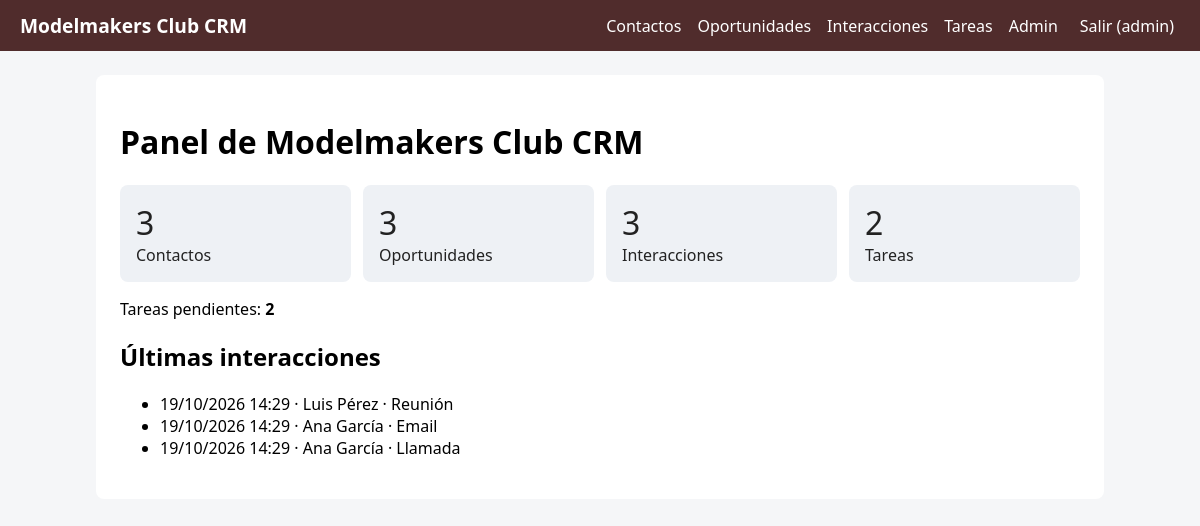
Before: / (signed in) with the older database file.
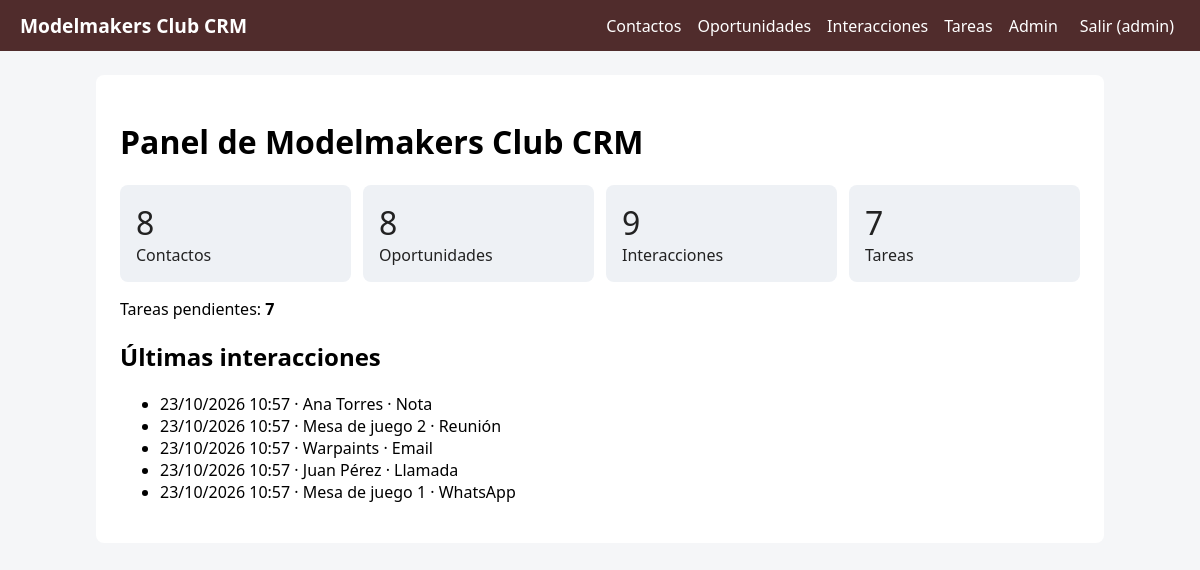
After: the same page with the newer database file.
### interacciones/models.py (models this page shows, shortened)
class Interaccion(models.Model):
    CANALES = [
        ('llamada', 'Llamada'),
        ('email', 'Email'),
        ('reunion', 'Reunión'),
        ('nota', 'Nota'),
        ('whatsapp', 'WhatsApp')
    ]
    contacto = models.ForeignKey(
        'contactos.Contacto',
        on_delete=models.CASCADE,
        related_name='interacciones'
    )
    canal = models.CharField(
        max_length=20,
        choices=CANALES,
        default='nota'
    )
    resumen = models.TextField()
    fecha = models.DateTimeField(default=timezone.now)
    autor = models.ForeignKey(
        'auth.User',
        on_delete=models.SET_NULL,
        null=True,
        blank=True
    )
    class Meta:
        ordering = ['-fecha']
        verbose_name_plural = 'interacciones'

### contactos/models.py (models this page shows)
class Contacto(models.Model):
    TIPOS = [
        ('socio', 'Socio'),
        ('jugador', 'Jugador Habitual'),
        ('modelista','Pintor / Modelista'),
        ('proveedor', 'Proveedor / Marca'),
        ('cliente', 'Cliente casual'),
        ('mesa', "Mesa de juego"),
        ('otro','Otro')
    ]
    nombre = models.CharField(max_length=120)                        # Texto corto. max_length es OBLIGATORIO
    tipo = models.CharField(max_length=20, choices=TIPOS, default='cliente')  # choices -> desplegable en formularios
    email = models.EmailField(blank=True)                            # blank=True -> se puede dejar vacío
    telefono = models.CharField(max_length=30, blank=True)           # Teléfono como texto (admite +34, espacios)
    notas = models.TextField(blank=True, max_length=500)             # Texto largo
    creado = models.DateTimeField(auto_now_add=True)                 # auto_now_add -> fecha de creación automática
    cuota_mensual = models.BooleanField(default=False, verbose_name="Cuota mensual", help_text="Marca si el socio ha pagado la mensualidad de la asociación")  # Booleano con etiqueta y ayuda
    sistema_preferido = models.CharField(max_length=100, blank=True, verbose_name="Sistema de juego preferido", help_text="P.ej. Warhammer 40k, Age of Sigmar, Star Wars X-Wing, etc.")  # Campo adicional para el sistema de juego preferido
    class Meta:
        ordering = ['nombre']              # Orden por defecto. '-campo' = descendente
    def __str__(self):
        return self.nombre                 # Cómo se muestra el objeto en admin, desplegables, títulos

### core/views.py (the view)
# urls.py: path('', views.inicio, name='inicio'),
@login_required   # Sin sesión iniciada -> redirige al login
def inicio(request):
    resumen = []
    for app, modelo, etiqueta in [('contactos', 'Contacto', 'Contactos'),
                                ('oportunidades', 'Oportunidad', 'Oportunidades'),
                                ('interacciones', 'Interaccion', 'Interacciones'),
                                ('tareas', 'Tarea', 'Tareas')]:
        M = _modelo(app, modelo)
        if M:
            resumen.append({'etiqueta': etiqueta, 'n': M.objects.count(), 'url': f'{app}:index'})
    ultimas, pendientes, fidelizado = [], None, None
    Inter = _modelo('interacciones', 'Interaccion')
    if Inter:
        ultimas = Inter.objects.select_related('contacto')[:5]      # Últimas 5 (el modelo ya ordena por -fecha)
    Tarea = _modelo('tareas', 'Tarea')
    if Tarea:
        pendientes = Tarea.objects.filter(hecha=False).count()      # filter(campo=valor) = WHERE
    Op = _modelo('oportunidades', 'Oportunidad')
    if Op:
        fidelizado = Op.objects.filter(etapa='fidelizado').aggregate(t=Sum('importe'))['t'] or 0   # Sum = suma de la columna
    return render(request, 'core/inicio.html', {
        'resumen': resumen, 'ultimas': ultimas, 'pendientes': pendientes, 'fidelizado': fidelizado})

### core/context_processors.py (called while the page is built)
def crm(request):
    return {
        'NOMBRE_CRM': settings.NOMBRE_CRM,
        'COLOR': settings.COLOR_PRINCIPAL,
        'modulos': [{'nombre': m.capitalize(), 'url': f'{m}:index'} for m in settings.MODULOS_CRM],
    }

### core/views.py (called while the page is built)
def _modelo(app, nombre):
    try:
        return apps.get_model(app, nombre)
    except LookupError:
        return None

### core/templates/core/inicio.html (shortened to what this page needs)
{% extends 'core/base.html' %}
{% block content %}
<h1>Panel de {{ NOMBRE_CRM }}</h1>
<div style="display:flex;gap:12px;flex-wrap:wrap">
{% for r in resumen %}
 <a href="{% url r.url %}" style="flex:1;min-width:140px;background:#eef1f5;padding:16px;border-radius:8px;text-decoration:none;color:#222">
  <div style="font-size:2em">{{ r.n }}</div>{{ r.etiqueta }}</a>
{% endfor %}
</div>
{% if pendientes != None %}<p>Tareas pendientes: <strong>{{ pendientes }}</strong></p>{% endif %}
{% if ultimas %}<h2>Últimas interacciones</h2>
<ul>{% for i in ultimas %}<li>{{ i.fecha|date:"d/m/Y H:i" }} · {{ i.contacto }} · {{ i.get_canal_display }}</li>{% endfor %}</ul>{% endif %}
{% endblock %}

### core/templates/core/base.html (shortened to what this page needs)
<!doctype html>
<html lang="es"><head><meta charset="utf-8">
</head>
<body>
<nav>
 <a class="marca" href="{% url 'inicio' %}">{{ NOMBRE_CRM }}</a>
 {% for m in modulos %}<a href="{% url m.url %}">{{ m.nombre }}</a>{% endfor %}
 {% if user.is_staff %}<a href="/admin/">Admin</a>{% endif %}
 {% if user.is_authenticated %}
  <form method="post" action="{% url 'logout' %}" style="margin:0">{% csrf_token %}<button>Salir ({{ user.username }})</button></form>
 {% endif %}
</nav>
<main>
 {% block content %}{% endblock %}
</main>
</body></html>

Changed rows visible on the page:
no longer on this page (row edited): Interaccion: fecha "19/10/2026 14:29", contacto "Luis Pérez", canal "Reunión"
no longer on this page (row edited): Interaccion: fecha "19/10/2026 14:29", contacto "Ana García", canal "Email"
no longer on this page (row edited): Interaccion: fecha "19/10/2026 14:29", contacto "Ana García", canal "Llamada"
added Interaccion: fecha "23/10/2026 10:57", contacto "Ana Torres", canal "Nota"
added Interaccion: fecha "23/10/2026 10:57", contacto "Mesa de juego 2", canal "Reunión"
added Interaccion: fecha "23/10/2026 10:57", contacto "Warpaints", canal "Email"
added Interaccion: fecha "23/10/2026 10:57", contacto "Juan Pérez", canal "Llamada"
added Interaccion: fecha "23/10/2026 10:57", contacto "Mesa de juego 1", canal "WhatsApp"
Other visible differences:
{{ pendientes }}: "2" → "7"
new list line: "8 Contactos"
new list line: "8 Oportunidades"
new list line: "9 Interacciones"
new list line: "7 Tareas"
list line gone: "3 Contactos"
list line gone: "3 Oportunidades"
list line gone: "3 Interacciones"
list line gone: "2 Tareas"
